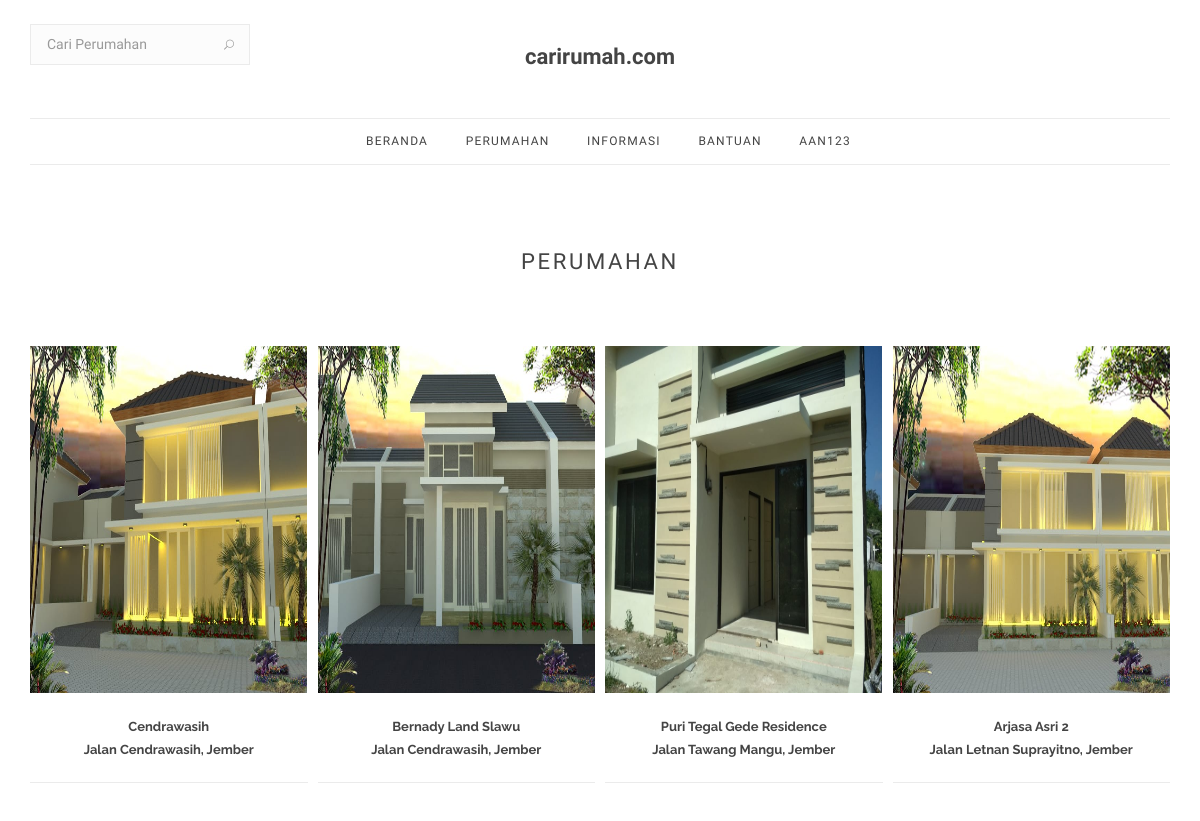
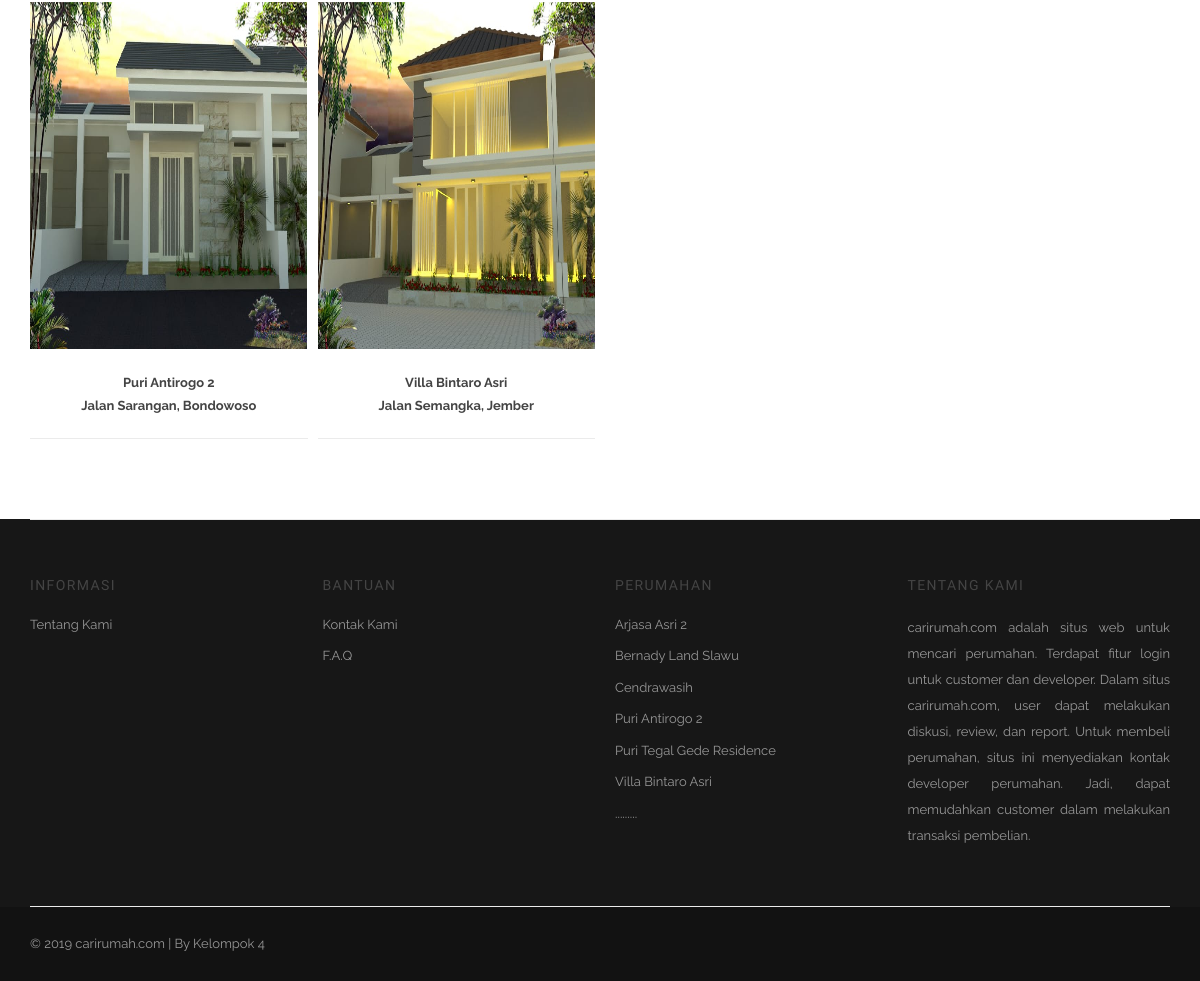
Screenshot of /home/index_developer.php (signed in) with the database file from the repository (2 pictures, top to bottom).
### tables this page shows
CREATE TABLE `perum` (
  `KD_PERUM` int(4) NOT NULL,
  `KD_PT` int(4) NOT NULL,
  `NAMA_PERUM` varchar(100) DEFAULT NULL,
  `LOKASI` varchar(100) DEFAULT NULL,
  `GAMBAR_PERUM` varchar(100) DEFAULT NULL
);

### home/pages/dashboardperum/dashboardperum_dev.php (the view, shortened to what this page needs)
<?php
include "inc/slider.php";
  if(!isset($_GET['cari'])){
    $new = "SELECT KD_PERUM, NAMA_PERUM, LOKASI, GAMBAR_PERUM FROM perum ORDER BY KD_PERUM DESC LIMIT 10 ";
    $rsNew = mysqli_query($konek, $new);
?>
    <section class="section-wrap new-arrivals pb-40">
      <div class="container">
        <div class="row heading-row">
          <div class="col-md-12 text-center">
            <h2 class="heading uppercase"><small>PERUMAHAN</small></h2>
          </div>
        </div>
        <div class="row row-10">
          <?php while($row=mysqli_fetch_assoc($rsNew)){ ?>
            <div class="col-md-3 col-xs-12 animated-from-left">
              <div class="product-item">
                <div class="product-img">
                  <a href="#">
                    <img src="img/<?php echo $row['GAMBAR_PERUM']; ?>" alt="" style="height:347px; width:277px;">
                  </a>
                </div>
                <div class="product-details">
                  <h3>
                    <a class="product-title" href="?p=buku_detail&KD_PERUM=<?php echo $row['KD_PERUM']; ?>"><b><?php echo substr($row['NAMA_PERUM'], 0, 35); if(strlen($row['NAMA_PERUM'])>35) echo  "..." ?></b></a>
                  </h3>
                  <h3> <a class="product-title" href="?p=buku_detail&KD_PERUM=<?php echo $row['KD_PERUM']; ?>"><b><?php echo substr($row['LOKASI'], 0, 35); if(strlen($row['LOKASI'])>35) echo  "..." ?></b></a></h3>
                </div>
              </div>
            </div>
          <?php } ?>
        </div>
      </div>
    </section>
  <?php } ?>

### home/inc/footer.php (shortened to what this page needs)
<?php
  $katfoot="SELECT * FROM perum ORDER BY NAMA_PERUM LIMIT 6";
  $rsKatFoot=mysqli_query($konek, $katfoot);
?>
    <footer class="footer footer-type-1 bg-dark">
      <div class="container">
        <div class="footer-widgets top-bottom-dividers pb-mdm-20">
          <div class="row">
            <div class="col-md-3 col-sm-4 col-xs-4 col-xxs-12">
              <div class="widget footer-links">
                <h5 class="widget-title uppercase">Informasi</h5>
                <ul class="list-no-dividers">
                  <li><a href="?p=about">Tentang Kami</a></li>
                </ul>
              </div>
            </div>
            <div class="col-md-3 col-sm-4 col-xs-4 col-xxs-12">
              <div class="widget footer-links">
                <h5 class="widget-title uppercase">Bantuan</h5>
                <ul class="list-no-dividers">
                  <li><a href="?p=contact">Kontak Kami</a></li>
                  <li><a href="?p=faq">F.A.Q</a></li>
                </ul>
              </div>
            </div>
            <div class="col-md-3 col-sm-4 col-xs-4 col-xxs-12">
              <div class="widget footer-links">
                <h5 class="widget-title uppercase">Perumahan</h5>
                <ul class="list-no-dividers">
                  <?php while($row=mysqli_fetch_assoc($rsKatFoot)){ ?>
                    <li><a href="?p=buku&KD_PERUM=<?php echo $row['KD_PERUM']; ?>&halaman=1"><?php echo $row['NAMA_PERUM']; ?></a></li>
                  <?php } ?>
                  <li>.........</li>
                </ul>
              </div>
            </div>
            <div align="justify" class="col-md-3 col-sm-6 col-xs-12">
              <div class="widget">
                <h5 class="widget-title uppercase">tentang kami</h5>
                <p class="mb-0">
                carirumah.com adalah situs web untuk mencari perumahan. Terdapat fitur login untuk customer dan developer. Dalam situs carirumah.com, user dapat melakukan diskusi, review, dan report. Untuk membeli perumahan, situs ini menyediakan kontak developer perumahan. Jadi, dapat memudahkan customer dalam melakukan transaksi pembelian.
                </p>
              </div>
            </div>
          </div>
        </div>
      </div>
      <div class="bottom-footer bg-dark">
        <div class="container">
          <div class="row">
            <div class="col-sm-4 copyright sm-text-center">
              <span>
                &copy; 2019 carirumah.com | By Kelompok 4
              </span>
            </div>
            <div class="col-sm-4 text-center">
            </div>
          </div>
        </div>
      </div>
    </footer>

### rows the page displays
perum: GAMBAR_PERUM (picture), NAMA_PERUM "Cendrawasih", LOKASI "Jalan Cendrawasih, Jember"
perum: GAMBAR_PERUM (picture), NAMA_PERUM "Bernady Land Slawu", LOKASI "Jalan Cendrawasih, Jember"
perum: GAMBAR_PERUM (picture), NAMA_PERUM "Puri Tegal Gede Residence", LOKASI "Jalan Tawang Mangu, Jember"
perum: GAMBAR_PERUM (picture), NAMA_PERUM "Arjasa Asri 2", LOKASI "Jalan Letnan Suprayitno, Jember"
perum: GAMBAR_PERUM (picture), NAMA_PERUM "Puri Antirogo 2", LOKASI "Jalan Sarangan, Bondowoso"
perum: GAMBAR_PERUM (picture), NAMA_PERUM "Villa Bintaro Asri", LOKASI "Jalan Semangka, Jember"

### other values shown
$_SESSION['USERNAME'] "AAN123"
